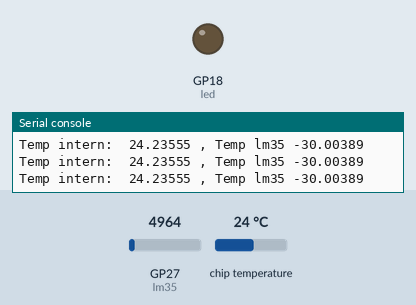
The program below on a simulated Raspberry Pi Pico running MicroPython. On the bench: output pins drawn as LEDs (lit = HIGH), the last lines printed to the serial console. The inputs (shaded band) are chosen by the test bench; at power-on: GP27 (lm35) = 4964, chip temperature 24 °C (analog values on the 0–65535 scale).

Above: at 1.2 s.
1.3 s: GP27 (lm35) set to 12768
2.8 s: GP27 (lm35) set to 14768
At 4.0 s:
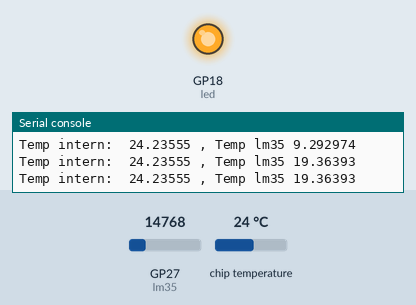
4.5 s: GP27 (lm35) set to 10920
At 5.3 s:
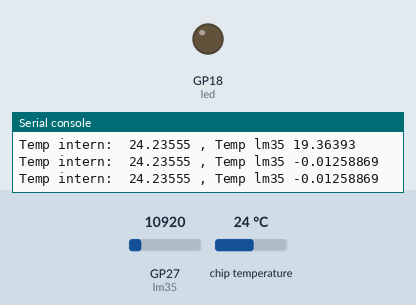
6.0 s: GP27 (lm35) set to 15884
At 6.5 s:
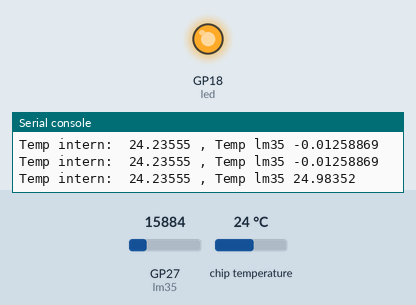
Timing chart, 0 to 8.5 s (numbered marks = the images above; inputs shaded):
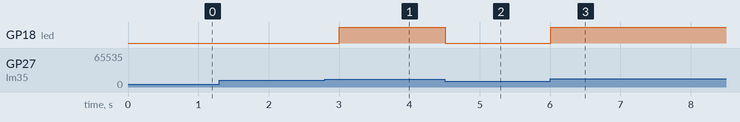

The program:

04_ejemplo_03_sensor_temperatura_LM35_led.py
```python
from machine import ADC, Pin
import utime

sensor = ADC(4) #es un adc interno unicamente para el sensor de temperatura
lm35 = ADC(1) #GP27 es el ADC1
led = Pin(18, Pin.OUT)


while True:
    valor = sensor.read_u16() # sensor interno
    valor2 = lm35.read_u16() # sensor LM35
    voltaje = valor * 3.3 /65535 # poque es de 16 bits
    voltaje2 = valor2 * 3.3 / 65535 # poque es de 16 bits
    temp = 27-(voltaje-0.706)/0.001721


    # temp2 = 100*voltaje2 # usar con lm35
    temp2 = (voltaje2 - 0.55)*100 # usar con lm36gz

    print('Temp intern: ', temp, ', Temp lm35', temp2)
    if temp2 >= 15:
        led.value(1)
    else:
        led.value(0)

    utime.sleep_ms(500)
```

Measured:
- the behaviour switches between 13888 and 13904 on GP27 (lm35) (found by bisection; images 0 and 1)
- after the input at 2.8 s, GP18 (led): LOW → HIGH after 0.20 s
- after the input at 4.5 s, GP18 (led): HIGH → LOW at once
- after the input at 6.0 s, GP18 (led): LOW → HIGH at once
